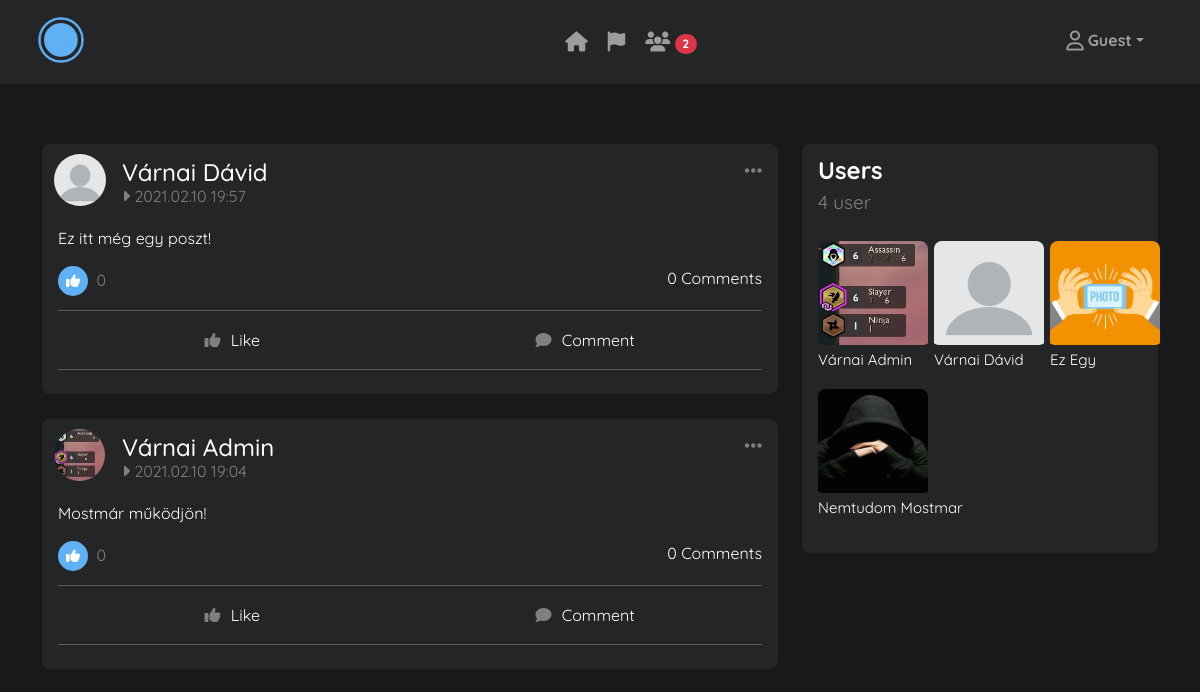
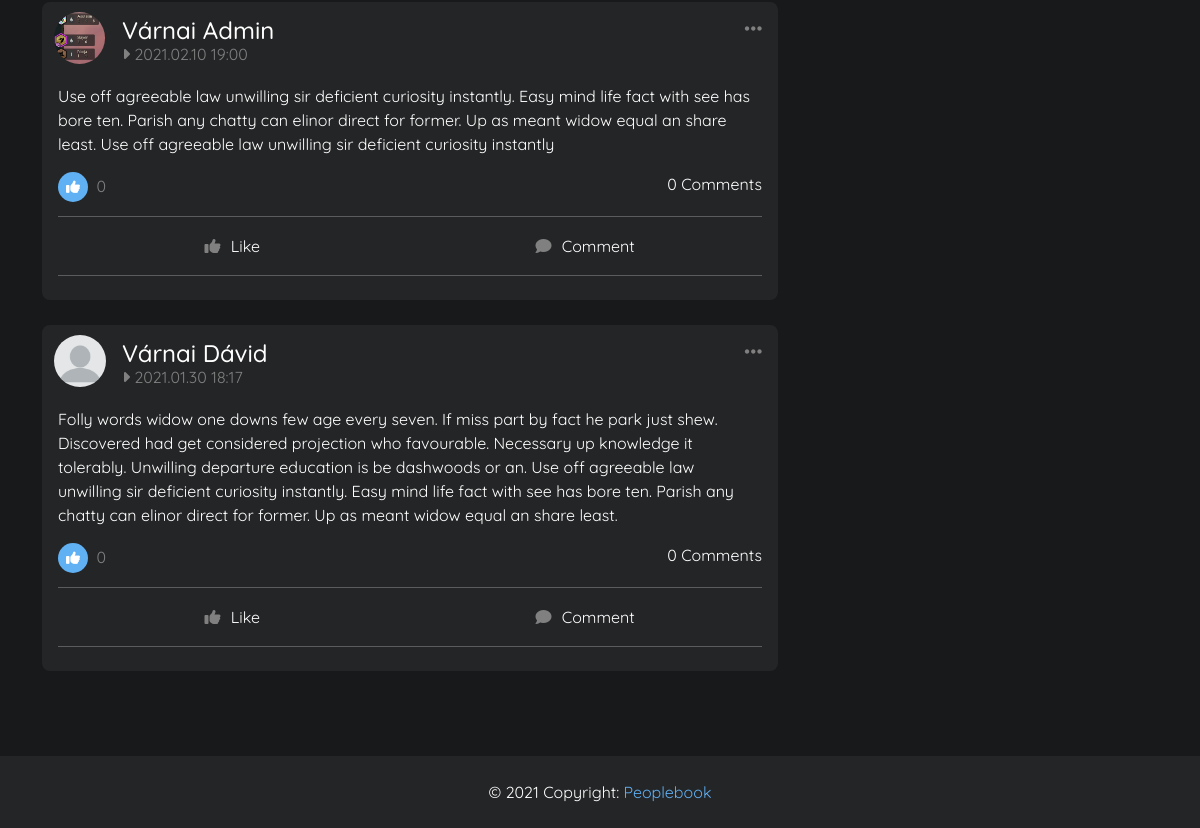
The app's page /, older data (2 pictures, top to bottom).
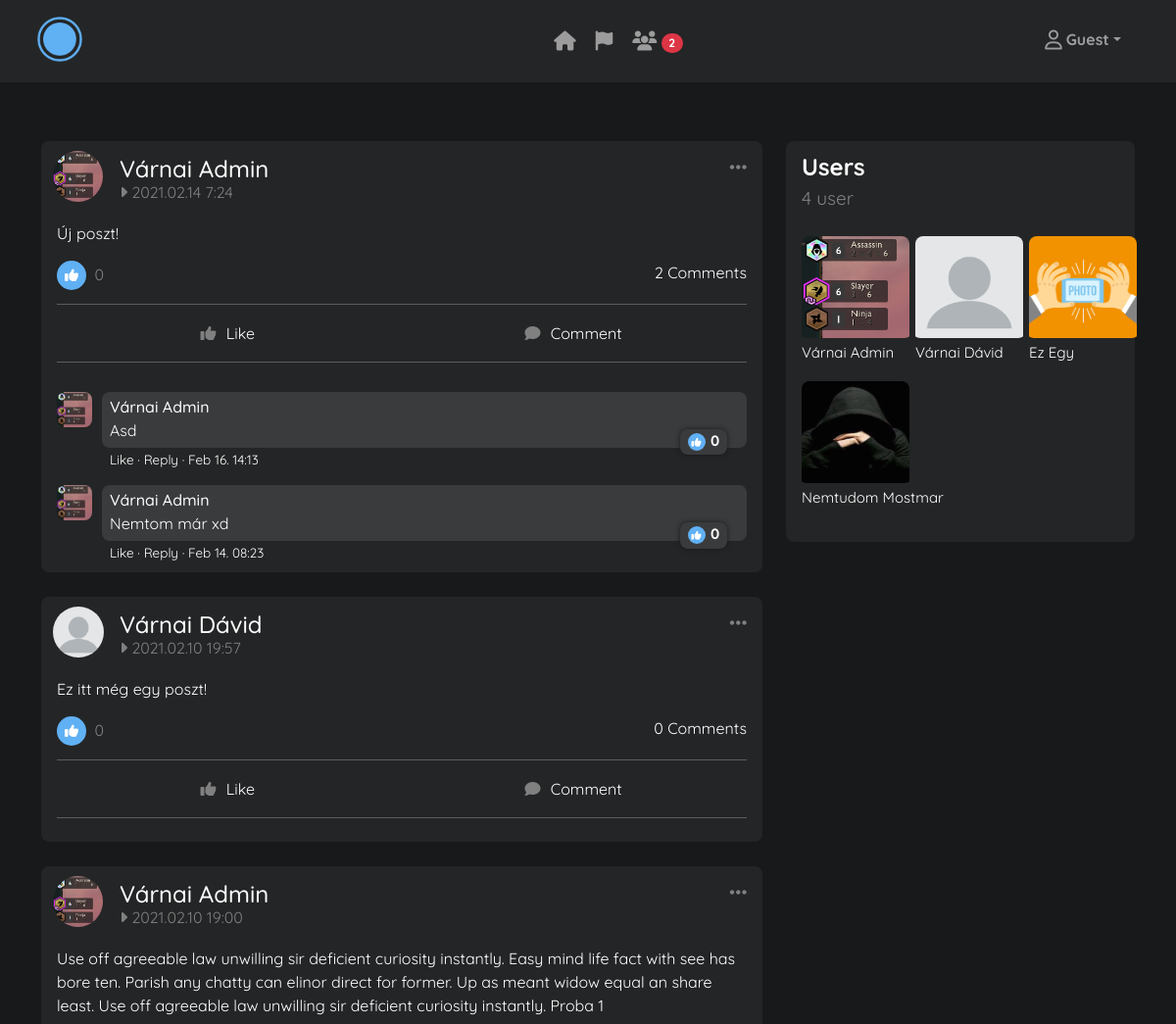
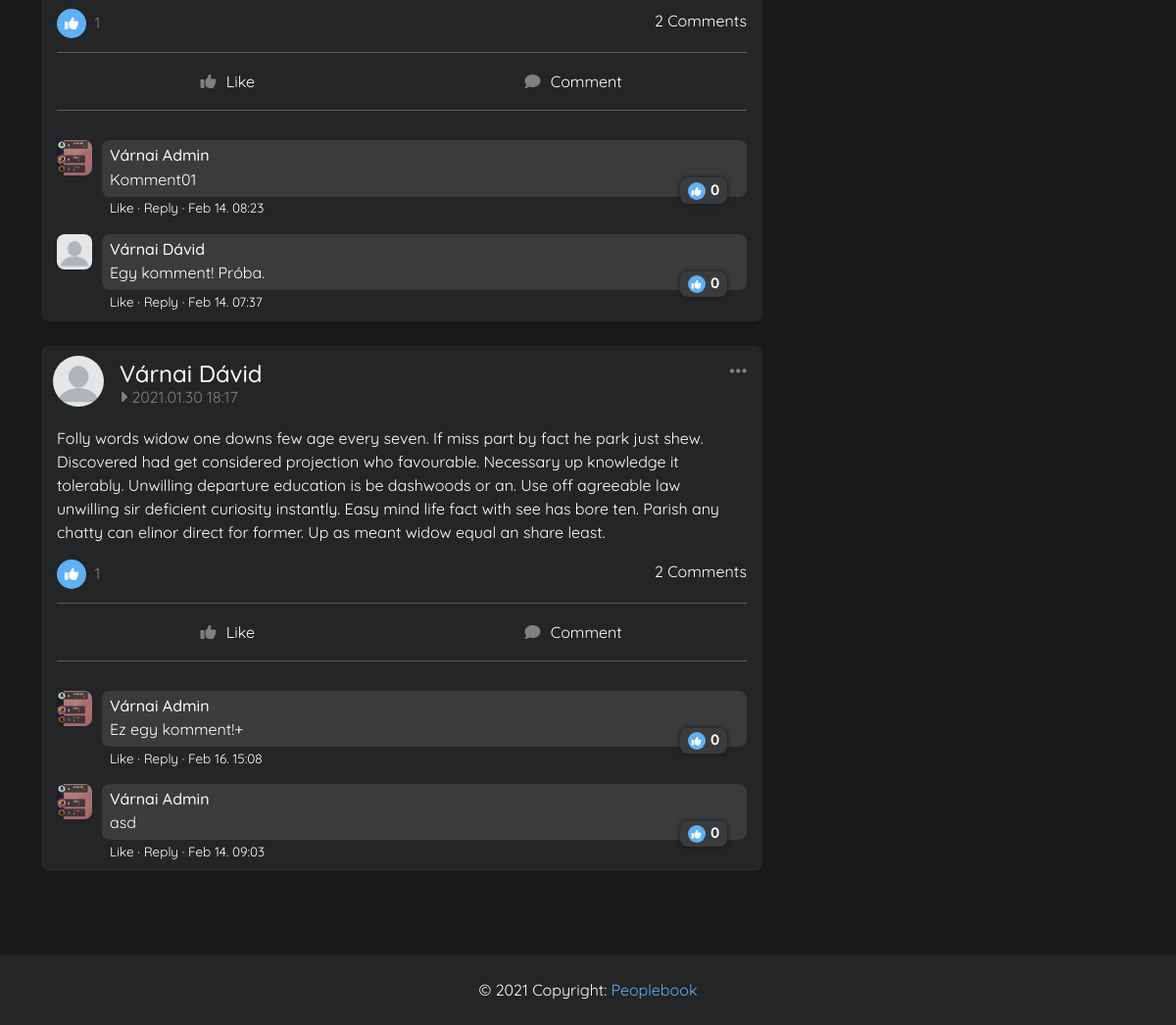
The same page, newer data (2 pictures, top to bottom).
### blog/models.py (models this page shows, shortened)
class Post(models.Model):
    author = models.ForeignKey(User, on_delete=models.CASCADE)
    content = models.TextField()
    date_posted = models.DateTimeField(default=timezone.now)

class Profile(models.Model):
    GENDER_CHOICES = (
        ('Male', "Male"),
        ('Female', "Female"),
        ('Prefer not to say', "Prefer not to say"),
    )
    COUNTRY_CHOICES = (
        ('Hungary', "Hungary"),
        ('United States', "United States"),
    )
    user = models.OneToOneField(User, default=None, null=True, on_delete=models.CASCADE)
    bio = models.TextField(blank=True, null=True)
    birth_date = models.DateField(blank=True, null=True)
    gender = models.CharField(max_length=50, choices=GENDER_CHOICES, blank=True, null=True)
    country = models.CharField(max_length=50, choices=COUNTRY_CHOICES, blank=True, null=True)
    image = models.ImageField(upload_to="static/pics/profile_pics/", blank=True)
    background = models.ImageField(upload_to="static/pics/bg_pics/", blank=True)

class Comment(models.Model):
    post = models.ForeignKey(Post, on_delete=models.CASCADE, related_name="comments", default=None)
    author = models.ForeignKey(User, on_delete=models.CASCADE, default=None)
    content = models.TextField()
    date_posted = models.DateTimeField(default=timezone.now)
    likes = models.ManyToManyField(User, related_name="fasz", default=None)
    class Meta:
        ordering = ["-date_posted"]

### blog/views.py (the view)
# urls.py: path('', views.Home, name='home'),
def Home(request):
    if request.is_ajax() and request.method == "POST":
        if 'like' in request.POST:
            post = Post.objects.get(id=request.POST["post_id"])
            user = get_object_or_404(User, id=request.user.id)
            like_post(post=post, user=user)
            data = [{}]
            response = JsonResponse(json.dumps(data, sort_keys=True, default=str, indent=4), safe=False)
            return response
        elif 'unlike' in request.POST:
            post = Post.objects.get(id=request.POST["post_id"])
            user = get_object_or_404(User, id=request.user.id)
            delete_like(post=post, user=user)
            data = [{}]
            response = JsonResponse(json.dumps(data, sort_keys=True, default=str, indent=4), safe=False)
            return response
        elif 'comment_like' in request.POST:
            c = Comment.objects.get(id=request.POST["comment_id"])
            c.likes.add(request.user.id)
            data = [{}]
            response = JsonResponse(json.dumps(data, sort_keys=True, default=str, indent=4), safe=False)
            return response
        elif 'comment_unlike' in request.POST:
            c = Comment.objects.get(id=request.POST["comment_id"])
            c.likes.remove(request.user.id)
            data = [{}]
            response = JsonResponse(json.dumps(data, sort_keys=True, default=str, indent=4), safe=False)
            return response
        elif 'post_remove' in request.POST:
            post = Post.objects.get(id=request.POST["post_id"])
            post.delete()
            data = [{}]
            response = JsonResponse(json.dumps(data, sort_keys=True, default=str, indent=4), safe=False)
            return response
        elif 'add_comment' in request.POST:
            post = Post.objects.get(id=request.POST["comment_post_id"])
            create_comment(post=post, author=request.user, content=request.POST["content"])
            data = [{}]
            response = JsonResponse(json.dumps(data, sort_keys=True, default=str, indent=4), safe=False)
            return response
    else:
        posts = Post.objects.order_by('-date_posted')
        users = User.objects.all()
        user_count = User.objects.count()
        comments = Comment.objects.all()
        context = {
            'title': 'Home',
            'posts': posts,
            'users': users,
            'user_count': user_count,
            'comments': comments,
        }
        return render(request, "blog/home.html", context)

### blog/templates/blog/home.html (shortened to what this page needs)
{% extends "blog/base.html" %}
{% load static %}
{% block head %}
    <link rel="stylesheet" href="{% static 'css/home.css' %}" type="text/css">
    <link rel="stylesheet" href="{% static 'css/form.css'%}" type="text/css">
{% endblock %}
{% block content %}
    <div class="container">
        <div class="row">
            <div class="col-8">
                {% for post in posts %}
                    <div class="card posts" id="post{{forloop.counter}}">
                        <div class="card-header">
                            <a href="{% url 'profile' post.author.id %}">
                                <img src="/{{ post.author.profile.image }}" height="52" class="rounded-circle">
                            </a>
                            <div class="header-text">
                                <a href="{% url 'profile' post.author.id %}"><h4>{{ post.author.get_full_name }}</h4></a>
                                <p><i class="fas fa-caret-right"></i> {{ post.date_posted|date:"Y.m.d  G:i" }}</p>
                            </div>
                            <a href="" id="postDropMenu" data-bs-toggle="dropdown" aria-expanded="false">
                                <i class="fas fa-ellipsis-h fa-lg"></i>
                            </a>
                        </div>
                        <div class="card-body">
                            <p class="post-content">{{ post.content }}</p>
                            <div class="up-like-comment">
                                <p class="post-likes"><i class="fas fa-thumbs-up"></i> <span id="likeCount{{forloop.counter}}">{{ post.likes.count }}</span></p>
                                <p class="post-comments">{{ post.comments.count }} Comments</p>
                            </div>
                            <div class="down-like-comment">
                                <hr>
                                <form onsubmit="like({{forloop.counter}});return false;" id="likeForm{{forloop.counter}}">
                                    <button type="submit" class="btn full-btn like " name="likebutton" id="likeContainer{{forloop.counter}}"><i class="fas fa-thumbs-up" id="likeIcon{{forloop.counter}}"></i> <span>Like</span></button>
                                    <a onclick="focusComment({{forloop.counter}})" id="commentContainer{{forloop.counter}}" class="btn full-btn comment"><i class="fas fa-comment"></i> Comment</a>
                                </form>
                                <hr>
                            </div>
                            {% for comment in comments %}
                                {% if comment.post.id == post.id %}
                                    <div class="comment">
                                        <div class="card-header">
                                            <a href="{% url 'profile' comment.author.id %}">
                                                <img src="/{{ comment.author.profile.image }}" height="36">
                                            </a>
                                        </div>
                                        <div class="comment-body">
                                            <a href="{% url 'profile' comment.author.id %}">
                                                <h5>{{ comment.author.get_full_name }}</h5>
                                            </a>
                                            <p class="post-content">{{ comment.content }}</p>
                                            <div class="badge comment-like-count" id="commentLikeCountBadge{{forloop.counter}}"><i class="fas fa-thumbs-up"></i> <span id="commentLikeCount{{forloop.counter}}">{{ comment.likes.count }}</span></div>
                                            <form method="POST" onsubmit="likeComment({{forloop.counter}}, '{{request.user.get_full_name}}');return false" id="likeCommentForm{{forloop.counter}}" class="commentLike">
                                                <button type="submit"><span id="likeCommentIcon{{forloop.counter}}">Like</span><span style="color: white !important"> · Reply </span><span>· {{comment.date_posted|date:"M j. H:i"}}</span></button>
                                            </form>
                                        </div>
                                    </div>
                                {% endif %}
                            {% endfor %}
                        </div>
                    </div>
                {% endfor %}
            </div>
            <div class="col-4">
                <div class="card">
                    <div class="card-header">
                        <div class="card-title" style="margin-bottom: 0;">Users</div>
                        <div class="card-sub-title" style="color: gray; font-size: 19px">{{ user_count }} user</div>
                    </div>
                    <div class="card-body text-center">
                        <div class="row">
                            {% for user in users %}
                                <div class="col-4">
                                    <div class="friend-card">
                                        <a href="profile/{{ user.id }}">
                                            <img src="/{{ user.profile.image }}" alt="User{{forloop.counter}}" class="friend-img">
                                            <h5 class="friend-title">{{ user.get_full_name }}</h5>
                                        </a>
                                    </div>
                                </div>
                            {% endfor %}
                        </div>
                    </div>
                </div>
            </div>
        </div>
    </div>
{% endblock %}

### blog/templates/blog/base.html (shortened to what this page needs)
{% load static %}
<!DOCTYPE HTML>
<html lang="en">
    <head>
        <link rel="stylesheet" type="text/css" href="{% static 'css/bootstrap.css' %}">
        {% block head %}
        {% endblock %}
        <link rel="stylesheet" href="{% static 'css/base.css' %}" type="text/css">
    </head>
    <body>
        {% include "blog/navbar.html" %}
        <main role="main">
            {% block content %}
            {% endblock %}
        </main>
        {% include "blog/footer.html" %}
    </body>
</html>

### blog/templates/blog/navbar.html (shortened to what this page needs)
{% load static %}
<nav class="navbar navbar-expand-lg navbar-dark" id="navBar">
  <div class="container-fluid justify-content-between custom-nav">
    <div class="d-flex">
      <a class="navbar-brand me-2 mb-1 d-flex align-items-center" href="{% url 'home' %}">
        <img src="{% static 'pics/small_logo.png' %}" alt="Logo" id="navLogo">
      </a>
    </div>
    <ul class="navbar-nav flex-row d-none d-md-flex">
        <li class="nav-item me-3 me-lg-1">
          <a class="nav-link" href="{% url 'home' %}" title="Home">
            <span><i class="fas fa-home fa-lg"></i></span>
          </a>
        </li>
        <li class="nav-item me-3 me-lg-1">
          <a class="nav-link" href="{% url 'posts' %}" title="Posts">
            <span><i class="fas fa-flag fa-lg"></i></span>
          </a>
        </li>
        <li class="nav-item me-3 me-lg-1">
          <a class="nav-link" href="{% url 'friends' %}" title="Friends">
            <span><i class="fas fa-users fa-lg"></i></span>
            <span class="badge rounded-pill badge-notification bg-danger">2</span>
          </a>
        </li>
    </ul>
    {% if request.user.is_authenticated %}
    <ul class="flex-row">
        <div class="dropdown">
            <li class="nav-item me-3 me-lg-1" style="list-style-type: none;">
                <a class="nav-link d-sm-flex align-items-sm-center dropdown-toggle" href="" role="button" id="userDropMenu" data-bs-toggle="dropdown" aria-expanded="false">
                  <img src="/{{ request.user.profile.image }}" class="rounded-circle" height="24" alt="ProfilePicture">
                  <strong class="d-none d-sm-block ms-1">{{ request.user.get_full_name }}</strong>
                </a>
                <ul class="dropdown-menu" aria-labelledby="userDropMenu">
                    <li><a class="dropdown-item drop-primary" href="{% url 'profile' request.user.id %}">Profile</a></li>
                    <li><a class="dropdown-item drop-primary" href="{% url 'profile_settings' %}">Settings</a></li>
                    {% if user.is_superuser %}
                      <li><a class="dropdown-item drop-primary" href="/admin/" target="_blank">Admin panel</a></li>
                    {% endif %}
                    <li><hr class="dropdown-divider"></li>
                    <li><a class="dropdown-item drop-danger" href="{% url 'logout' %}">Logout</a></li>
                </ul>
            </li>
        </div>
    </ul>
    {% else %}
    <ul class="flex-row">
        <div class="dropdown">
            <li class="nav-item me-3 me-lg-1" style="list-style-type: none;">
                <a class="nav-link d-sm-flex align-items-sm-center dropdown-toggle" href="" role="button" id="notUserDropMenu" data-bs-toggle="dropdown" aria-expanded="false">
                    <i class="far fa-user fa-lg"></i>
                    <strong class="d-none d-sm-block ms-1">Guest</strong>
                </a>
            </li>
        </div>
    </ul>
    {% endif %}
  </div>
</nav>

### blog/templates/blog/footer.html
<footer class="text-center text-white">
    <div class="text-center">
        <p class="p-4">© 2021 Copyright: <span style="color: var(--primary-color)">Peoplebook</span></p>
    </div>
</footer>

Row changes from the older to the newer data that the page shows:
removed Post: author.profile.image (picture), author.get_full_name "Várnai Admin", date_posted "2021.02.10 19:04", content "Mostmár működjön!", likes.count "0", comments.count "0"
added Post: author.profile.image (picture), author.get_full_name "Várnai Admin", date_posted "2021.02.14 7:24", content "Új poszt!", likes.count "0", comments.count "2"
added Comment: author.profile.image (picture), author.get_full_name "Várnai Admin", content "Asd", likes.count "0", date_posted "Feb 16. 14:13"
added Comment: author.profile.image (picture), author.get_full_name "Várnai Admin", content "Nemtom már xd", likes.count "0", date_posted "Feb 14. 08:23"
changed Post: content "…unwilling sir deficient curiosity instantly" → "…unwilling sir deficient curiosity instantly. Proba 1"; likes.count "0" → "1"; comments.count "0" → "2"
added Comment: author.profile.image (picture), author.get_full_name "Várnai Admin", content "Komment01", likes.count "0", date_posted "Feb 14. 08:23", shown under Post "Várnai Admin"
added Comment: author.profile.image (picture), author.get_full_name "Várnai Dávid", content "Egy komment! Próba.", likes.count "0", date_posted "Feb 14. 07:37", shown under Post "Várnai Admin"
computed for Post (number 4 of 4 on the later page): likes.count "0" → "1"; comments.count "0" → "2"
added Comment: author.profile.image (picture), author.get_full_name "Várnai Admin", content "Ez egy komment!+", likes.count "0", date_posted "Feb 16. 15:08", shown under Post (number 4 of 4 on the later page)
added Comment: author.profile.image (picture), author.get_full_name "Várnai Admin", content "asd", likes.count "0", date_posted "Feb 14. 09:03", shown under Post (number 4 of 4 on the later page)
